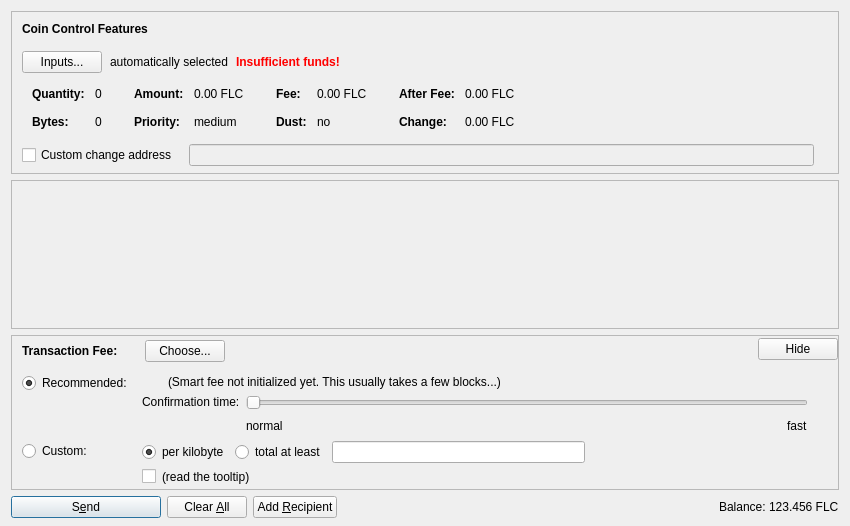
<?xml version="1.0" encoding="UTF-8"?>
<ui version="4.0">
 <class>SendCoinsDialog</class>
 <widget class="QDialog" name="SendCoinsDialog">
  <property name="geometry">
   <rect>
    <x>0</x>
    <y>0</y>
    <width>850</width>
    <height>526</height>
   </rect>
  </property>
  <property name="windowTitle">
   <string>Send Coins</string>
  </property>
  <layout class="QVBoxLayout" name="verticalLayout" stretch="0,1,0,0">
   <property name="bottomMargin">
    <number>8</number>
   </property>
   <item>
    <widget class="QFrame" name="frameCoinControl">
     <property name="sizePolicy">
      <sizepolicy hsizetype="Expanding" vsizetype="Expanding">
       <horstretch>0</horstretch>
       <verstretch>0</verstretch>
      </sizepolicy>
     </property>
     <property name="maximumSize">
      <size>
       <width>16777215</width>
       <height>16777215</height>
      </size>
     </property>
     <property name="frameShape">
      <enum>QFrame::StyledPanel</enum>
     </property>
     <property name="frameShadow">
      <enum>QFrame::Sunken</enum>
     </property>
     <layout class="QVBoxLayout" name="verticalLayoutCoinControl2">
      <property name="spacing">
       <number>0</number>
      </property>
      <property name="leftMargin">
       <number>0</number>
      </property>
      <property name="topMargin">
       <number>0</number>
      </property>
      <property name="rightMargin">
       <number>0</number>
      </property>
      <property name="bottomMargin">
       <number>6</number>
      </property>
      <item>
       <layout class="QVBoxLayout" name="verticalLayoutCoinControl" stretch="0,0,0,0,1">
        <property name="spacing">
         <number>0</number>
        </property>
        <property name="leftMargin">
         <number>10</number>
        </property>
        <property name="topMargin">
         <number>10</number>
        </property>
        <item>
         <layout class="QHBoxLayout" name="horizontalLayoutCoinControl1">
          <property name="bottomMargin">
           <number>15</number>
          </property>
          <item>
           <widget class="QLabel" name="labelCoinControlFeatures">
            <property name="sizePolicy">
             <sizepolicy hsizetype="Preferred" vsizetype="Maximum">
              <horstretch>0</horstretch>
              <verstretch>0</verstretch>
             </sizepolicy>
            </property>
            <property name="font">
             <font>
              <weight>75</weight>
              <bold>true</bold>
             </font>
            </property>
            <property name="styleSheet">
             <string notr="true">font-weight:bold;</string>
            </property>
            <property name="text">
             <string>Coin Control Features</string>
            </property>
           </widget>
          </item>
         </layout>
        </item>
        <item>
         <layout class="QHBoxLayout" name="horizontalLayoutCoinControl2" stretch="0,0,0,0">
          <property name="spacing">
           <number>8</number>
          </property>
          <property name="bottomMargin">
           <number>10</number>
          </property>
          <item>
           <widget class="QPushButton" name="pushButtonCoinControl">
            <property name="styleSheet">
             <string notr="true"/>
            </property>
            <property name="text">
             <string>Inputs...</string>
            </property>
            <property name="autoDefault">
             <bool>false</bool>
            </property>
           </widget>
          </item>
          <item>
           <widget class="QLabel" name="labelCoinControlAutomaticallySelected">
            <property name="text">
             <string>automatically selected</string>
            </property>
            <property name="margin">
             <number>5</number>
            </property>
           </widget>
          </item>
          <item>
           <widget class="QLabel" name="labelCoinControlInsuffFunds">
            <property name="font">
             <font>
              <weight>75</weight>
              <bold>true</bold>
             </font>
            </property>
            <property name="styleSheet">
             <string notr="true">color:red;font-weight:bold;</string>
            </property>
            <property name="text">
             <string>Insufficient funds!</string>
            </property>
            <property name="margin">
             <number>5</number>
            </property>
           </widget>
          </item>
          <item>
           <spacer name="horizontalSpacerCoinControl">
            <property name="orientation">
             <enum>Qt::Horizontal</enum>
            </property>
            <property name="sizeHint" stdset="0">
             <size>
              <width>40</width>
              <height>1</height>
             </size>
            </property>
           </spacer>
          </item>
         </layout>
        </item>
        <item>
         <widget class="QWidget" name="widgetCoinControl" native="true">
          <property name="sizePolicy">
           <sizepolicy hsizetype="Preferred" vsizetype="Preferred">
            <horstretch>0</horstretch>
            <verstretch>0</verstretch>
           </sizepolicy>
          </property>
          <property name="minimumSize">
           <size>
            <width>0</width>
            <height>0</height>
           </size>
          </property>
          <property name="styleSheet">
           <string notr="true"/>
          </property>
          <layout class="QHBoxLayout" name="horizontalLayoutCoinControl5">
           <property name="leftMargin">
            <number>0</number>
           </property>
           <property name="topMargin">
            <number>0</number>
           </property>
           <property name="rightMargin">
            <number>0</number>
           </property>
           <property name="bottomMargin">
            <number>0</number>
           </property>
           <item>
            <layout class="QHBoxLayout" name="horizontalLayoutCoinControl3" stretch="0,0,0,1">
             <property name="spacing">
              <number>20</number>
             </property>
             <property name="topMargin">
              <number>0</number>
             </property>
             <property name="bottomMargin">
              <number>10</number>
             </property>
             <item>
              <layout class="QFormLayout" name="formLayoutCoinControl1">
               <property name="horizontalSpacing">
                <number>10</number>
               </property>
               <property name="verticalSpacing">
                <number>14</number>
               </property>
               <property name="leftMargin">
                <number>10</number>
               </property>
               <property name="topMargin">
                <number>4</number>
               </property>
               <property name="rightMargin">
                <number>6</number>
               </property>
               <item row="0" column="0">
                <widget class="QLabel" name="labelCoinControlQuantityText">
                 <property name="font">
                  <font>
                   <weight>75</weight>
                   <bold>true</bold>
                  </font>
                 </property>
                 <property name="text">
                  <string>Quantity:</string>
                 </property>
                 <property name="margin">
                  <number>0</number>
                 </property>
                </widget>
               </item>
               <item row="0" column="1">
                <widget class="QLabel" name="labelCoinControlQuantity">
                 <property name="cursor">
                  <cursorShape>IBeamCursor</cursorShape>
                 </property>
                 <property name="contextMenuPolicy">
                  <enum>Qt::ActionsContextMenu</enum>
                 </property>
                 <property name="text">
                  <string notr="true">0</string>
                 </property>
                 <property name="margin">
                  <number>0</number>
                 </property>
                 <property name="textInteractionFlags">
                  <set>Qt::LinksAccessibleByMouse|Qt::TextSelectableByKeyboard|Qt::TextSelectableByMouse</set>
                 </property>
                </widget>
               </item>
               <item row="1" column="0">
                <widget class="QLabel" name="labelCoinControlBytesText">
                 <property name="font">
                  <font>
                   <weight>75</weight>
                   <bold>true</bold>
                  </font>
                 </property>
                 <property name="text">
                  <string>Bytes:</string>
                 </property>
                </widget>
               </item>
               <item row="1" column="1">
                <widget class="QLabel" name="labelCoinControlBytes">
                 <property name="cursor">
                  <cursorShape>IBeamCursor</cursorShape>
                 </property>
                 <property name="contextMenuPolicy">
                  <enum>Qt::ActionsContextMenu</enum>
                 </property>
                 <property name="text">
                  <string notr="true">0</string>
                 </property>
                 <property name="textInteractionFlags">
                  <set>Qt::LinksAccessibleByMouse|Qt::TextSelectableByKeyboard|Qt::TextSelectableByMouse</set>
                 </property>
                </widget>
               </item>
              </layout>
             </item>
             <item>
              <layout class="QFormLayout" name="formLayoutCoinControl2">
               <property name="horizontalSpacing">
                <number>10</number>
               </property>
               <property name="verticalSpacing">
                <number>14</number>
               </property>
               <property name="leftMargin">
                <number>6</number>
               </property>
               <property name="topMargin">
                <number>4</number>
               </property>
               <property name="rightMargin">
                <number>6</number>
               </property>
               <item row="0" column="0">
                <widget class="QLabel" name="labelCoinControlAmountText">
                 <property name="font">
                  <font>
                   <weight>75</weight>
                   <bold>true</bold>
                  </font>
                 </property>
                 <property name="text">
                  <string>Amount:</string>
                 </property>
                 <property name="margin">
                  <number>0</number>
                 </property>
                </widget>
               </item>
               <item row="0" column="1">
                <widget class="QLabel" name="labelCoinControlAmount">
                 <property name="cursor">
                  <cursorShape>IBeamCursor</cursorShape>
                 </property>
                 <property name="contextMenuPolicy">
                  <enum>Qt::ActionsContextMenu</enum>
                 </property>
                 <property name="text">
                  <string notr="true">0.00 FLC</string>
                 </property>
                 <property name="textInteractionFlags">
                  <set>Qt::LinksAccessibleByMouse|Qt::TextSelectableByKeyboard|Qt::TextSelectableByMouse</set>
                 </property>
                </widget>
               </item>
               <item row="1" column="0">
                <widget class="QLabel" name="labelCoinControlPriorityText">
                 <property name="font">
                  <font>
                   <weight>75</weight>
                   <bold>true</bold>
                  </font>
                 </property>
                 <property name="text">
                  <string>Priority:</string>
                 </property>
                </widget>
               </item>
               <item row="1" column="1">
                <widget class="QLabel" name="labelCoinControlPriority">
                 <property name="cursor">
                  <cursorShape>IBeamCursor</cursorShape>
                 </property>
                 <property name="contextMenuPolicy">
                  <enum>Qt::ActionsContextMenu</enum>
                 </property>
                 <property name="text">
                  <string notr="true">medium</string>
                 </property>
                 <property name="textInteractionFlags">
                  <set>Qt::LinksAccessibleByMouse|Qt::TextSelectableByKeyboard|Qt::TextSelectableByMouse</set>
                 </property>
                </widget>
               </item>
              </layout>
             </item>
             <item>
              <layout class="QFormLayout" name="formLayoutCoinControl3">
               <property name="horizontalSpacing">
                <number>10</number>
               </property>
               <property name="verticalSpacing">
                <number>14</number>
               </property>
               <property name="leftMargin">
                <number>6</number>
               </property>
               <property name="topMargin">
                <number>4</number>
               </property>
               <property name="rightMargin">
                <number>6</number>
               </property>
               <item row="0" column="0">
                <widget class="QLabel" name="labelCoinControlFeeText">
                 <property name="font">
                  <font>
                   <weight>75</weight>
                   <bold>true</bold>
                  </font>
                 </property>
                 <property name="text">
                  <string>Fee:</string>
                 </property>
                 <property name="margin">
                  <number>0</number>
                 </property>
                </widget>
               </item>
               <item row="0" column="1">
                <widget class="QLabel" name="labelCoinControlFee">
                 <property name="cursor">
                  <cursorShape>IBeamCursor</cursorShape>
                 </property>
                 <property name="contextMenuPolicy">
                  <enum>Qt::ActionsContextMenu</enum>
                 </property>
                 <property name="text">
                  <string notr="true">0.00 FLC</string>
                 </property>
                 <property name="textInteractionFlags">
                  <set>Qt::LinksAccessibleByMouse|Qt::TextSelectableByKeyboard|Qt::TextSelectableByMouse</set>
                 </property>
                </widget>
               </item>
               <item row="1" column="0">
                <widget class="QLabel" name="labelCoinControlLowOutputText">
                 <property name="font">
                  <font>
                   <weight>75</weight>
                   <bold>true</bold>
                  </font>
                 </property>
                 <property name="text">
                  <string>Dust:</string>
                 </property>
                </widget>
               </item>
               <item row="1" column="1">
                <widget class="QLabel" name="labelCoinControlLowOutput">
                 <property name="cursor">
                  <cursorShape>IBeamCursor</cursorShape>
                 </property>
                 <property name="contextMenuPolicy">
                  <enum>Qt::ActionsContextMenu</enum>
                 </property>
                 <property name="text">
                  <string notr="true">no</string>
                 </property>
                 <property name="textInteractionFlags">
                  <set>Qt::LinksAccessibleByMouse|Qt::TextSelectableByKeyboard|Qt::TextSelectableByMouse</set>
                 </property>
                </widget>
               </item>
              </layout>
             </item>
             <item>
              <layout class="QFormLayout" name="formLayoutCoinControl4">
               <property name="horizontalSpacing">
                <number>10</number>
               </property>
               <property name="verticalSpacing">
                <number>14</number>
               </property>
               <property name="leftMargin">
                <number>6</number>
               </property>
               <property name="topMargin">
                <number>4</number>
               </property>
               <property name="rightMargin">
                <number>6</number>
               </property>
               <item row="0" column="0">
                <widget class="QLabel" name="labelCoinControlAfterFeeText">
                 <property name="font">
                  <font>
                   <weight>75</weight>
                   <bold>true</bold>
                  </font>
                 </property>
                 <property name="text">
                  <string>After Fee:</string>
                 </property>
                 <property name="margin">
                  <number>0</number>
                 </property>
                </widget>
               </item>
               <item row="0" column="1">
                <widget class="QLabel" name="labelCoinControlAfterFee">
                 <property name="cursor">
                  <cursorShape>IBeamCursor</cursorShape>
                 </property>
                 <property name="contextMenuPolicy">
                  <enum>Qt::ActionsContextMenu</enum>
                 </property>
                 <property name="text">
                  <string notr="true">0.00 FLC</string>
                 </property>
                 <property name="textInteractionFlags">
                  <set>Qt::LinksAccessibleByMouse|Qt::TextSelectableByKeyboard|Qt::TextSelectableByMouse</set>
                 </property>
                </widget>
               </item>
               <item row="1" column="0">
                <widget class="QLabel" name="labelCoinControlChangeText">
                 <property name="font">
                  <font>
                   <weight>75</weight>
                   <bold>true</bold>
                  </font>
                 </property>
                 <property name="text">
                  <string>Change:</string>
                 </property>
                </widget>
               </item>
               <item row="1" column="1">
                <widget class="QLabel" name="labelCoinControlChange">
                 <property name="cursor">
                  <cursorShape>IBeamCursor</cursorShape>
                 </property>
                 <property name="contextMenuPolicy">
                  <enum>Qt::ActionsContextMenu</enum>
                 </property>
                 <property name="text">
                  <string notr="true">0.00 FLC</string>
                 </property>
                 <property name="textInteractionFlags">
                  <set>Qt::LinksAccessibleByMouse|Qt::TextSelectableByKeyboard|Qt::TextSelectableByMouse</set>
                 </property>
                </widget>
               </item>
              </layout>
             </item>
            </layout>
           </item>
          </layout>
         </widget>
        </item>
        <item>
         <layout class="QHBoxLayout" name="horizontalLayoutCoinControl4" stretch="0,0,0">
          <property name="spacing">
           <number>12</number>
          </property>
          <property name="sizeConstraint">
           <enum>QLayout::SetDefaultConstraint</enum>
          </property>
          <property name="topMargin">
           <number>5</number>
          </property>
          <property name="rightMargin">
           <number>5</number>
          </property>
          <item>
           <widget class="QCheckBox" name="checkBoxCoinControlChange">
            <property name="toolTip">
             <string>If this is activated, but the change address is empty or invalid, change will be sent to a newly generated address.</string>
            </property>
            <property name="text">
             <string>Custom change address</string>
            </property>
           </widget>
          </item>
          <item>
           <widget class="QValidatedLineEdit" name="lineEditCoinControlChange">
            <property name="enabled">
             <bool>false</bool>
            </property>
            <property name="sizePolicy">
             <sizepolicy hsizetype="Expanding" vsizetype="Fixed">
              <horstretch>0</horstretch>
              <verstretch>0</verstretch>
             </sizepolicy>
            </property>
           </widget>
          </item>
          <item>
           <widget class="QLabel" name="labelCoinControlChangeLabel">
            <property name="sizePolicy">
             <sizepolicy hsizetype="Preferred" vsizetype="Expanding">
              <horstretch>0</horstretch>
              <verstretch>0</verstretch>
             </sizepolicy>
            </property>
            <property name="minimumSize">
             <size>
              <width>0</width>
              <height>0</height>
             </size>
            </property>
            <property name="text">
             <string/>
            </property>
            <property name="margin">
             <number>3</number>
            </property>
           </widget>
          </item>
         </layout>
        </item>
        <item>
         <spacer name="verticalSpacerCoinControl">
          <property name="orientation">
           <enum>Qt::Vertical</enum>
          </property>
          <property name="sizeHint" stdset="0">
           <size>
            <width>800</width>
            <height>1</height>
           </size>
          </property>
         </spacer>
        </item>
       </layout>
      </item>
     </layout>
    </widget>
   </item>
   <item>
    <widget class="QScrollArea" name="scrollArea">
     <property name="widgetResizable">
      <bool>true</bool>
     </property>
     <widget class="QWidget" name="scrollAreaWidgetContents">
      <property name="geometry">
       <rect>
        <x>0</x>
        <y>0</y>
        <width>830</width>
        <height>104</height>
       </rect>
      </property>
      <layout class="QVBoxLayout" name="verticalLayout_2" stretch="0,1">
       <property name="leftMargin">
        <number>0</number>
       </property>
       <property name="topMargin">
        <number>0</number>
       </property>
       <property name="rightMargin">
        <number>0</number>
       </property>
       <property name="bottomMargin">
        <number>0</number>
       </property>
       <item>
        <layout class="QVBoxLayout" name="entries">
         <property name="spacing">
          <number>6</number>
         </property>
        </layout>
       </item>
       <item>
        <spacer name="verticalSpacer">
         <property name="orientation">
          <enum>Qt::Vertical</enum>
         </property>
         <property name="sizeHint" stdset="0">
          <size>
           <width>20</width>
           <height>40</height>
          </size>
         </property>
        </spacer>
       </item>
      </layout>
     </widget>
    </widget>
   </item>
   <item>
    <widget class="QFrame" name="frameFee">
     <property name="sizePolicy">
      <sizepolicy hsizetype="Expanding" vsizetype="Expanding">
       <horstretch>0</horstretch>
       <verstretch>0</verstretch>
      </sizepolicy>
     </property>
     <property name="maximumSize">
      <size>
       <width>16777215</width>
       <height>16777215</height>
      </size>
     </property>
     <property name="frameShape">
      <enum>QFrame::StyledPanel</enum>
     </property>
     <property name="frameShadow">
      <enum>QFrame::Sunken</enum>
     </property>
     <layout class="QVBoxLayout" name="verticalLayoutFee1">
      <property name="spacing">
       <number>0</number>
      </property>
      <property name="leftMargin">
       <number>0</number>
      </property>
      <property name="topMargin">
       <number>0</number>
      </property>
      <property name="rightMargin">
       <number>0</number>
      </property>
      <property name="bottomMargin">
       <number>0</number>
      </property>
      <item>
       <layout class="QVBoxLayout" name="verticalLayoutFee2" stretch="0,0,0">
        <property name="spacing">
         <number>0</number>
        </property>
        <property name="leftMargin">
         <number>10</number>
        </property>
        <property name="topMargin">
         <number>0</number>
        </property>
        <item>
         <layout class="QHBoxLayout" name="horizontalLayoutFee1">
          <property name="bottomMargin">
           <number>0</number>
          </property>
          <item>
           <layout class="QVBoxLayout" name="verticalLayoutFee7">
            <property name="spacing">
             <number>0</number>
            </property>
            <item>
             <spacer name="verticalSpacerSmartFee">
              <property name="orientation">
               <enum>Qt::Vertical</enum>
              </property>
              <property name="sizeType">
               <enum>QSizePolicy::Fixed</enum>
              </property>
              <property name="sizeHint" stdset="0">
               <size>
                <width>1</width>
                <height>4</height>
               </size>
              </property>
             </spacer>
            </item>
            <item>
             <layout class="QHBoxLayout" name="horizontalLayoutSmartFee">
              <property name="spacing">
               <number>10</number>
              </property>
              <item>
               <widget class="QLabel" name="labelFeeHeadline">
                <property name="sizePolicy">
                 <sizepolicy hsizetype="Preferred" vsizetype="Maximum">
                  <horstretch>0</horstretch>
                  <verstretch>0</verstretch>
                 </sizepolicy>
                </property>
                <property name="font">
                 <font>
                  <weight>75</weight>
                  <bold>true</bold>
                 </font>
                </property>
                <property name="styleSheet">
                 <string notr="true">font-weight:bold;</string>
                </property>
                <property name="text">
                 <string>Transaction Fee:</string>
                </property>
               </widget>
              </item>
              <item>
               <widget class="QLabel" name="labelFeeMinimized">
                <property name="text">
                 <string/>
                </property>
               </widget>
              </item>
              <item>
               <widget class="QPushButton" name="buttonChooseFee">
                <property name="text">
                 <string>Choose...</string>
                </property>
               </widget>
              </item>
             </layout>
            </item>
            <item>
             <spacer name="verticalSpacer_5">
              <property name="orientation">
               <enum>Qt::Vertical</enum>
              </property>
              <property name="sizeHint" stdset="0">
               <size>
                <width>1</width>
                <height>1</height>
               </size>
              </property>
             </spacer>
            </item>
           </layout>
          </item>
          <item>
           <spacer name="horizontalSpacer_4">
            <property name="orientation">
             <enum>Qt::Horizontal</enum>
            </property>
            <property name="sizeHint" stdset="0">
             <size>
              <width>40</width>
              <height>20</height>
             </size>
            </property>
           </spacer>
          </item>
          <item>
           <widget class="QPushButton" name="buttonMinimizeFee">
            <property name="toolTip">
             <string>collapse fee-settings</string>
            </property>
            <property name="text">
             <string>Hide</string>
            </property>
           </widget>
          </item>
         </layout>
        </item>
        <item>
         <widget class="QFrame" name="frameFeeSelection">
          <layout class="QVBoxLayout" name="verticalLayoutFee12">
           <property name="spacing">
            <number>0</number>
           </property>
           <property name="leftMargin">
            <number>0</number>
           </property>
           <property name="topMargin">
            <number>0</number>
           </property>
           <property name="rightMargin">
            <number>0</number>
           </property>
           <property name="bottomMargin">
            <number>0</number>
           </property>
           <item>
            <layout class="QGridLayout" name="gridLayoutFee">
             <property name="topMargin">
              <number>10</number>
             </property>
             <property name="bottomMargin">
              <number>4</number>
             </property>
             <property name="horizontalSpacing">
              <number>10</number>
             </property>
             <property name="verticalSpacing">
              <number>4</number>
             </property>
             <item row="1" column="1">
              <layout class="QVBoxLayout" name="verticalLayoutFee8">
               <property name="spacing">
                <number>6</number>
               </property>
               <item>
                <layout class="QHBoxLayout" name="horizontalLayoutFee13">
                 <item>
                  <widget class="QRadioButton" name="radioCustomPerKilobyte">
                   <property name="toolTip">
                    <string>If the custom fee is set to 1000 satoshis and the transaction is only 250 bytes, then &quot;per kilobyte&quot; only pays 250 satoshis in fee, while &quot;total at least&quot; pays 1000 satoshis. For transactions bigger than a kilobyte both pay by kilobyte.</string>
                   </property>
                   <property name="text">
                    <string>per kilobyte</string>
                   </property>
                   <property name="checked">
                    <bool>true</bool>
                   </property>
                   <attribute name="buttonGroup">
                    <string notr="true">groupCustomFee</string>
                   </attribute>
                  </widget>
                 </item>
                 <item>
                  <widget class="QRadioButton" name="radioCustomAtLeast">
                   <property name="toolTip">
                    <string>If the custom fee is set to 1000 satoshis and the transaction is only 250 bytes, then &quot;per kilobyte&quot; only pays 250 satoshis in fee, while &quot;total at least&quot; pays 1000 satoshis. For transactions bigger than a kilobyte both pay by kilobyte.</string>
                   </property>
                   <property name="text">
                    <string>total at least</string>
                   </property>
                   <attribute name="buttonGroup">
                    <string notr="true">groupCustomFee</string>
                   </attribute>
                  </widget>
                 </item>
                 <item>
                  <widget class="BitcoinAmountField" name="customFee"/>
                 </item>
                 <item>
                  <spacer name="horizontalSpacer_6">
                   <property name="orientation">
                    <enum>Qt::Horizontal</enum>
                   </property>
                   <property name="sizeHint" stdset="0">
                    <size>
                     <width>1</width>
                     <height>1</height>
                    </size>
                   </property>
                  </spacer>
                 </item>
                </layout>
               </item>
               <item>
                <layout class="QHBoxLayout" name="horizontalLayoutFee8">
                 <item>
                  <widget class="QCheckBox" name="checkBoxMinimumFee">
                   <property name="toolTip">
                    <string>Paying only the minimum fee is just fine as long as there is less transaction volume than space in the blocks. But be aware that this can end up in a never confirming transaction once there is more demand for florijncoin transactions than the network can process.</string>
                   </property>
                   <property name="text">
                    <string/>
                   </property>
                  </widget>
                 </item>
                 <item>
                  <widget class="QLabel" name="labelMinFeeWarning">
                   <property name="enabled">
                    <bool>true</bool>
                   </property>
                   <property name="toolTip">
                    <string>Paying only the minimum fee is just fine as long as there is less transaction volume than space in the blocks. But be aware that this can end up in a never confirming transaction once there is more demand for florijncoin transactions than the network can process.</string>
                   </property>
                   <property name="text">
                    <string>(read the tooltip)</string>
                   </property>
                   <property name="margin">
                    <number>5</number>
                   </property>
                  </widget>
                 </item>
                 <item>
                  <spacer name="horizontalSpacer_2">
                   <property name="orientation">
                    <enum>Qt::Horizontal</enum>
                   </property>
                   <property name="sizeHint" stdset="0">
                    <size>
                     <width>1</width>
                     <height>1</height>
                    </size>
                   </property>
                  </spacer>
                 </item>
                </layout>
               </item>
              </layout>
             </item>
             <item row="0" column="0">
              <layout class="QVBoxLayout" name="verticalLayoutFee4" stretch="0,1">
               <item>
                <widget class="QRadioButton" name="radioSmartFee">
                 <property name="text">
                  <string>Recommended:</string>
                 </property>
                 <property name="checked">
                  <bool>true</bool>
                 </property>
                 <attribute name="buttonGroup">
                  <string notr="true">groupFee</string>
                 </attribute>
                </widget>
               </item>
               <item>
                <spacer name="verticalSpacer_2">
                 <property name="orientation">
                  <enum>Qt::Vertical</enum>
                 </property>
                 <property name="sizeHint" stdset="0">
                  <size>
                   <width>1</width>
                   <height>1</height>
                  </size>
                 </property>
                </spacer>
               </item>
              </layout>
             </item>
             <item row="1" column="0">
              <layout class="QVBoxLayout" name="verticalLayoutFee9" stretch="0,1">
               <item>
                <widget class="QRadioButton" name="radioCustomFee">
                 <property name="text">
                  <string>Custom:</string>
                 </property>
                 <attribute name="buttonGroup">
                  <string notr="true">groupFee</string>
                 </attribute>
                </widget>
               </item>
               <item>
                <spacer name="verticalSpacer_6">
                 <property name="orientation">
                  <enum>Qt::Vertical</enum>
                 </property>
                 <property name="sizeHint" stdset="0">
                  <size>
                   <width>1</width>
                   <height>1</height>
                  </size>
                 </property>
                </spacer>
               </item>
              </layout>
             </item>
             <item row="0" column="1">
              <layout class="QVBoxLayout" name="verticalLayoutFee3" stretch="0,0,1">
               <property name="spacing">
                <number>6</number>
               </property>
               <property name="topMargin">
                <number>2</number>
               </property>
               <item>
                <layout class="QHBoxLayout" name="horizontalLayoutFee12">
                 <item>
                  <widget class="QLabel" name="labelSmartFee">
                   <property name="text">
                    <string/>
                   </property>
                   <property name="margin">
                    <number>2</number>
                   </property>
                  </widget>
                 </item>
                 <item>
                  <widget class="QLabel" name="labelFeeEstimation">
                   <property name="text">
                    <string/>
                   </property>
                  </widget>
                 </item>
                 <item>
                  <widget class="QLabel" name="labelSmartFee2">
                   <property name="text">
                    <string>(Smart fee not initialized yet. This usually takes a few blocks...)</string>
                   </property>
                   <property name="margin">
                    <number>2</number>
                   </property>
                  </widget>
                 </item>
                 <item>
                  <spacer name="horizontalSpacer_5">
                   <property name="orientation">
                    <enum>Qt::Horizontal</enum>
                   </property>
                   <property name="sizeHint" stdset="0">
                    <size>
                     <width>1</width>
                     <height>1</height>
                    </size>
                   </property>
                  </spacer>
                 </item>
                </layout>
               </item>
               <item>
                <layout class="QHBoxLayout" name="horizontalLayoutFee9">
                 <item>
                  <layout class="QVBoxLayout" name="verticalLayoutFee6">
                   <item>
                    <widget class="QLabel" name="labelSmartFee3">
                     <property name="text">
                      <string>Confirmation time:</string>
                     </property>
                     <property name="margin">
                      <number>2</number>
                     </property>
                    </widget>
                   </item>
                   <item>
                    <spacer name="verticalSpacer_3">
                     <property name="orientation">
                      <enum>Qt::Vertical</enum>
                     </property>
                     <property name="sizeHint" stdset="0">
                      <size>
                       <width>1</width>
                       <height>1</height>
                      </size>
                     </property>
                    </spacer>
                   </item>
                  </layout>
                 </item>
                 <item>
                  <layout class="QVBoxLayout" name="verticalLayoutFee5">
                   <property name="rightMargin">
                    <number>30</number>
                   </property>
                   <item>
                    <widget class="QSlider" name="sliderSmartFee">
                     <property name="minimum">
                      <number>0</number>
                     </property>
                     <property name="maximum">
                      <number>24</number>
                     </property>
                     <property name="pageStep">
                      <number>1</number>
                     </property>
                     <property name="value">
                      <number>0</number>
                     </property>
                     <property name="orientation">
                      <enum>Qt::Horizontal</enum>
                     </property>
                     <property name="invertedAppearance">
                      <bool>false</bool>
                     </property>
                     <property name="invertedControls">
                      <bool>false</bool>
                     </property>
                     <property name="tickPosition">
                      <enum>QSlider::NoTicks</enum>
                     </property>
                    </widget>
                   </item>
                   <item>
                    <layout class="QHBoxLayout" name="horizontalLayoutFee10">
                     <item>
                      <widget class="QLabel" name="labelSmartFeeNormal">
                       <property name="text">
                        <string>normal</string>
                       </property>
                      </widget>
                     </item>
                     <item>
                      <spacer name="horizontalSpacer_3">
                       <property name="orientation">
                        <enum>Qt::Horizontal</enum>
                       </property>
                       <property name="sizeHint" stdset="0">
                        <size>
                         <width>40</width>
                         <height>20</height>
                        </size>
                       </property>
                      </spacer>
                     </item>
                     <item>
                      <widget class="QLabel" name="labelSmartFeeFast">
                       <property name="text">
                        <string>fast</string>
                       </property>
                      </widget>
                     </item>
                    </layout>
                   </item>
                  </layout>
                 </item>
                </layout>
               </item>
               <item>
                <spacer name="verticalSpacer_4">
                 <property name="orientation">
                  <enum>Qt::Vertical</enum>
                 </property>
                 <property name="sizeHint" stdset="0">
                  <size>
                   <width>1</width>
                   <height>1</height>
                  </size>
                 </property>
                </spacer>
               </item>
              </layout>
             </item>
            </layout>
           </item>
          </layout>
         </widget>
        </item>
        <item>
         <spacer name="verticalSpacerFee">
          <property name="orientation">
           <enum>Qt::Vertical</enum>
          </property>
          <property name="sizeHint" stdset="0">
           <size>
            <width>800</width>
            <height>1</height>
           </size>
          </property>
         </spacer>
        </item>
       </layout>
      </item>
     </layout>
    </widget>
   </item>
   <item>
    <layout class="QHBoxLayout" name="horizontalLayout">
     <item>
      <widget class="QPushButton" name="sendButton">
       <property name="minimumSize">
        <size>
         <width>150</width>
         <height>0</height>
        </size>
       </property>
       <property name="toolTip">
        <string>Confirm the send action</string>
       </property>
       <property name="text">
        <string>S&amp;end</string>
       </property>
       <property name="icon">
        <iconset resource="../bitcoin.qrc">
         <normaloff>:/icons/send</normaloff>:/icons/send</iconset>
       </property>
       <property name="autoDefault">
        <bool>false</bool>
       </property>
       <property name="default">
        <bool>true</bool>
       </property>
      </widget>
     </item>
     <item>
      <widget class="QPushButton" name="clearButton">
       <property name="sizePolicy">
        <sizepolicy hsizetype="Minimum" vsizetype="Fixed">
         <horstretch>0</horstretch>
         <verstretch>0</verstretch>
        </sizepolicy>
       </property>
       <property name="toolTip">
        <string>Clear all fields of the form.</string>
       </property>
       <property name="text">
        <string>Clear &amp;All</string>
       </property>
       <property name="icon">
        <iconset resource="../bitcoin.qrc">
         <normaloff>:/icons/remove</normaloff>:/icons/remove</iconset>
       </property>
       <property name="autoDefault">
        <bool>false</bool>
       </property>
      </widget>
     </item>
     <item>
      <widget class="QPushButton" name="addButton">
       <property name="toolTip">
        <string>Send to multiple recipients at once</string>
       </property>
       <property name="text">
        <string>Add &amp;Recipient</string>
       </property>
       <property name="icon">
        <iconset resource="../bitcoin.qrc">
         <normaloff>:/icons/add</normaloff>:/icons/add</iconset>
       </property>
       <property name="autoDefault">
        <bool>false</bool>
       </property>
      </widget>
     </item>
     <item>
      <spacer name="horizontalSpacer">
       <property name="orientation">
        <enum>Qt::Horizontal</enum>
       </property>
       <property name="sizeHint" stdset="0">
        <size>
         <width>40</width>
         <height>20</height>
        </size>
       </property>
      </spacer>
     </item>
     <item>
      <layout class="QHBoxLayout" name="horizontalLayout_2">
       <property name="spacing">
        <number>3</number>
       </property>
       <item>
        <widget class="QLabel" name="label">
         <property name="sizePolicy">
          <sizepolicy hsizetype="Preferred" vsizetype="Fixed">
           <horstretch>0</horstretch>
           <verstretch>0</verstretch>
          </sizepolicy>
         </property>
         <property name="text">
          <string>Balance:</string>
         </property>
        </widget>
       </item>
       <item>
        <widget class="QLabel" name="labelBalance">
         <property name="sizePolicy">
          <sizepolicy hsizetype="Preferred" vsizetype="Fixed">
           <horstretch>0</horstretch>
           <verstretch>0</verstretch>
          </sizepolicy>
         </property>
         <property name="cursor">
          <cursorShape>IBeamCursor</cursorShape>
         </property>
         <property name="text">
          <string notr="true">123.456 FLC</string>
         </property>
         <property name="textInteractionFlags">
          <set>Qt::LinksAccessibleByMouse|Qt::TextSelectableByKeyboard|Qt::TextSelectableByMouse</set>
         </property>
        </widget>
       </item>
      </layout>
     </item>
    </layout>
   </item>
  </layout>
 </widget>
 <customwidgets>
  <customwidget>
   <class>QValidatedLineEdit</class>
   <extends>QLineEdit</extends>
   <header>qvalidatedlineedit.h</header>
  </customwidget>
  <customwidget>
   <class>BitcoinAmountField</class>
   <extends>QLineEdit</extends>
   <header>bitcoinamountfield.h</header>
   <container>1</container>
  </customwidget>
 </customwidgets>
 <resources>
  <include location="../bitcoin.qrc"/>
 </resources>
 <connections/>
 <buttongroups>
  <buttongroup name="groupFee"/>
  <buttongroup name="groupCustomFee"/>
 </buttongroups>
</ui>
